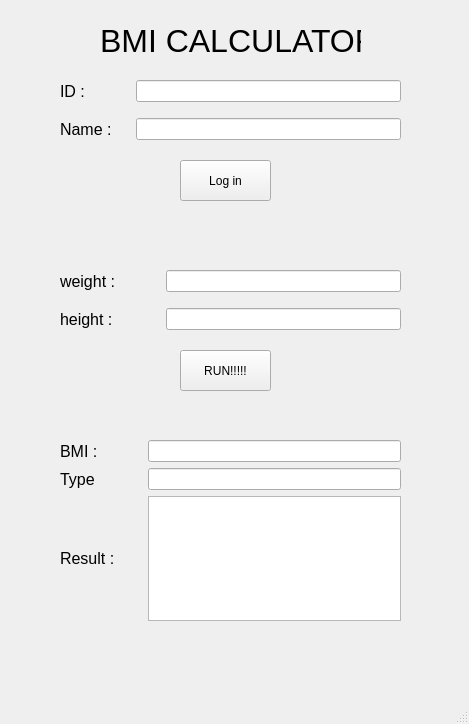
<?xml version="1.0" encoding="UTF-8"?>
<ui version="4.0">
 <class>MainWindow</class>
 <widget class="QMainWindow" name="MainWindow">
  <property name="geometry">
   <rect>
    <x>0</x>
    <y>0</y>
    <width>469</width>
    <height>724</height>
   </rect>
  </property>
  <property name="minimumSize">
   <size>
    <width>469</width>
    <height>724</height>
   </size>
  </property>
  <property name="maximumSize">
   <size>
    <width>469</width>
    <height>724</height>
   </size>
  </property>
  <property name="windowTitle">
   <string>MainWindow</string>
  </property>
  <widget class="QWidget" name="centralwidget">
   <widget class="QLabel" name="title">
    <property name="geometry">
     <rect>
      <x>100</x>
      <y>20</y>
      <width>261</width>
      <height>41</height>
     </rect>
    </property>
    <property name="font">
     <font>
      <pointsize>24</pointsize>
     </font>
    </property>
    <property name="text">
     <string>BMI CALCULATOR</string>
    </property>
   </widget>
   <widget class="QPushButton" name="login">
    <property name="geometry">
     <rect>
      <x>180</x>
      <y>160</y>
      <width>91</width>
      <height>41</height>
     </rect>
    </property>
    <property name="text">
     <string>Log in</string>
    </property>
   </widget>
   <widget class="QPushButton" name="calculate">
    <property name="geometry">
     <rect>
      <x>180</x>
      <y>350</y>
      <width>91</width>
      <height>41</height>
     </rect>
    </property>
    <property name="text">
     <string>RUN!!!!!</string>
    </property>
   </widget>
   <widget class="QWidget" name="layoutWidget">
    <property name="geometry">
     <rect>
      <x>60</x>
      <y>260</y>
      <width>341</width>
      <height>81</height>
     </rect>
    </property>
    <layout class="QGridLayout" name="gridLayout_2">
     <item row="0" column="0">
      <widget class="QLabel" name="weight">
       <property name="font">
        <font>
         <pointsize>12</pointsize>
        </font>
       </property>
       <property name="text">
        <string>weight :          </string>
       </property>
      </widget>
     </item>
     <item row="0" column="1">
      <widget class="QLineEdit" name="weight_show"/>
     </item>
     <item row="1" column="0">
      <widget class="QLabel" name="height">
       <property name="font">
        <font>
         <pointsize>12</pointsize>
        </font>
       </property>
       <property name="text">
        <string>height :</string>
       </property>
      </widget>
     </item>
     <item row="1" column="1">
      <widget class="QLineEdit" name="height_show"/>
     </item>
    </layout>
   </widget>
   <widget class="QWidget" name="layoutWidget_2">
    <property name="geometry">
     <rect>
      <x>60</x>
      <y>440</y>
      <width>341</width>
      <height>181</height>
     </rect>
    </property>
    <layout class="QGridLayout" name="gridLayout_3">
     <item row="0" column="1">
      <widget class="QLineEdit" name="bmi_show"/>
     </item>
     <item row="2" column="0">
      <widget class="QLabel" name="result">
       <property name="font">
        <font>
         <pointsize>12</pointsize>
        </font>
       </property>
       <property name="text">
        <string>Result :</string>
       </property>
      </widget>
     </item>
     <item row="0" column="0">
      <widget class="QLabel" name="bmi">
       <property name="font">
        <font>
         <pointsize>12</pointsize>
        </font>
       </property>
       <property name="text">
        <string>BMI :          </string>
       </property>
      </widget>
     </item>
     <item row="2" column="1">
      <widget class="QTextEdit" name="result_show"/>
     </item>
     <item row="1" column="1">
      <widget class="QLineEdit" name="type_show"/>
     </item>
     <item row="1" column="0">
      <widget class="QLabel" name="type">
       <property name="font">
        <font>
         <pointsize>12</pointsize>
        </font>
       </property>
       <property name="text">
        <string>Type</string>
       </property>
      </widget>
     </item>
    </layout>
   </widget>
   <widget class="QWidget" name="">
    <property name="geometry">
     <rect>
      <x>60</x>
      <y>70</y>
      <width>341</width>
      <height>81</height>
     </rect>
    </property>
    <layout class="QGridLayout" name="gridLayout">
     <item row="0" column="0">
      <widget class="QLabel" name="id">
       <property name="font">
        <font>
         <pointsize>12</pointsize>
        </font>
       </property>
       <property name="text">
        <string>ID :          </string>
       </property>
      </widget>
     </item>
     <item row="0" column="1">
      <widget class="QLineEdit" name="id_show"/>
     </item>
     <item row="1" column="0">
      <widget class="QLabel" name="name">
       <property name="font">
        <font>
         <pointsize>12</pointsize>
        </font>
       </property>
       <property name="text">
        <string>Name :</string>
       </property>
      </widget>
     </item>
     <item row="1" column="1">
      <widget class="QLineEdit" name="name_show"/>
     </item>
    </layout>
   </widget>
  </widget>
  <widget class="QMenuBar" name="menubar">
   <property name="geometry">
    <rect>
     <x>0</x>
     <y>0</y>
     <width>469</width>
     <height>21</height>
    </rect>
   </property>
  </widget>
  <widget class="QStatusBar" name="statusbar"/>
 </widget>
 <resources/>
 <connections/>
</ui>
